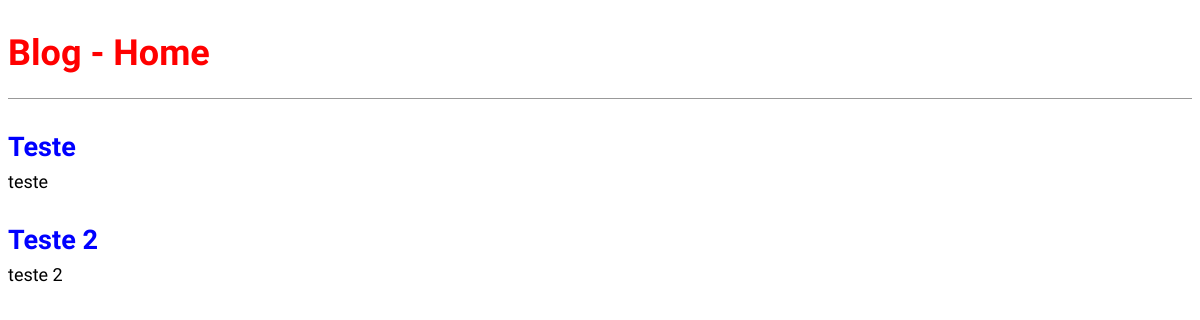
/, run on an earlier commit of the app's database.
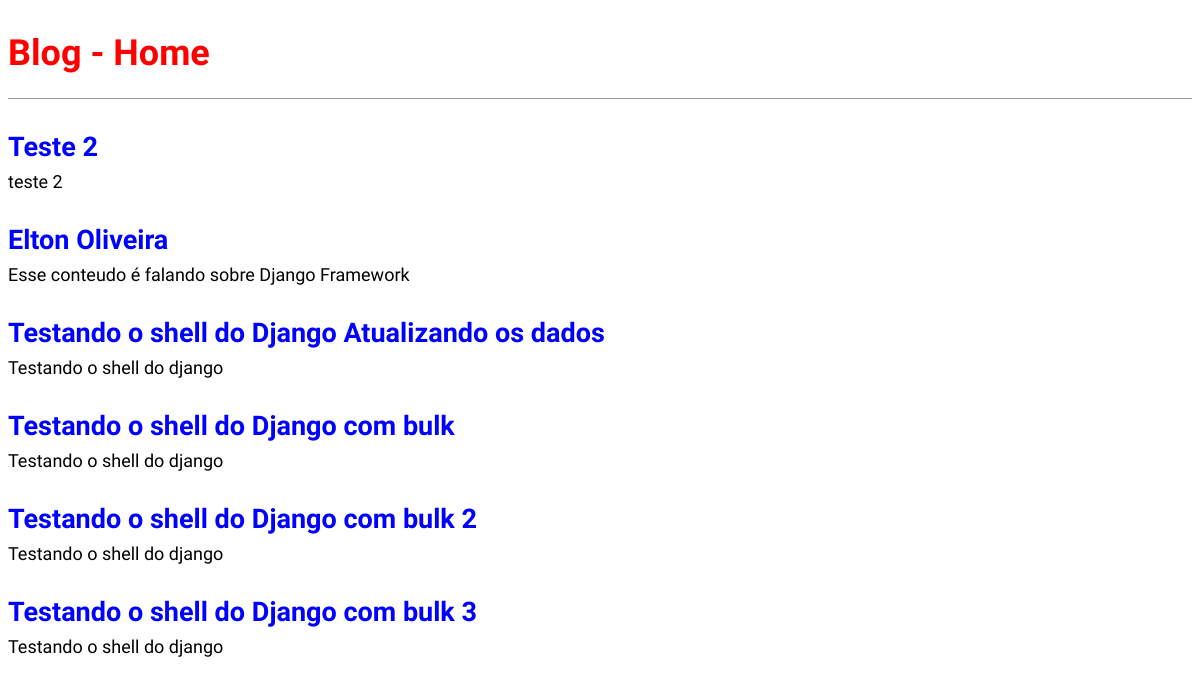
And on a later commit of the database.
### blog/models.py (models this page shows)
class Post(models.Model):
    STATUS = (
        ('rascunho', 'Rascunho'),
        ('publicado', 'Publicado'),
    )
    titulo = models.CharField(max_length=250)
    slug = models.SlugField(max_length=250)
    autor = models.ForeignKey(User,
                              on_delete=models.CASCADE)
    conteudo = models.TextField()
    publicado = models.DateTimeField(default=timezone.now)
    criado = models.DateTimeField(auto_now_add=True)
    alterado = models.DateTimeField(auto_now=True)
    status = models.CharField(max_length=10,
                              choices=STATUS,
                              default='rascunho')
    objects = models.Manager()
    published = PublishedManager()
    def get_absolute_url(self):
        return reverse("post_detail", args={self.slug})

### blog/views.py (the view)
# urls.py: path('', views.BlogListView.as_view(), name='home'),
class BlogListView(ListView):
    model = Post
    template_name = 'blog/home.html'

### blog/templates/blog/home.html (shortened to what this page needs)
{% extends 'base.html' %}
{% block content %}
    {% for post in object_list %}
        <div class="post-entry">
            <h2><a href="{{post.get_absolute_url}}">{{ post.titulo }}</a></h2>
            <p>{{ post.conteudo }} </p>
        </div>
    {% endfor %}
{% endblock content %}

### templates/base.html (shortened to what this page needs)
{%load static%}
<!DOCTYPE html>
<html lang="pt-br">
<head>
    <link rel="stylesheet" href="{% static 'css/style.css' %}">
</head>
<body>
    <header>
        <h1><a href="/">Blog - Home</a></h1>
    </header>
    <div class="container">
        {% block content %} {% endblock content%}
    </div>
</body>
</html>

### statics/css/style.css (style rules this page uses)
body { font-family: 'Source Sans Pro', sans-serif; font-size: 18px; }
header { border-bottom: 1px solid #999; margin-bottom: 2rem; display: flex; }
header h1 a { color: red; text-decoration: none; }
.post-entry { margin-bottom: 2rem; }
.post-entry h2 { margin: 0.5rem 0; }
.post-entry h2 a, .post-entry h2 a:visited { color: blue; text-decoration: none; }
.post-entry p { margin: 0; font-weight: 400; }

What changed in the data, as far as the page shows it:
removed Post: titulo "Teste", conteudo "teste"
added Post: titulo "Elton Oliveira", conteudo "Esse conteudo é falando sobre Django Framework"
added Post: titulo "Testando o shell do Django Atualizando os dados", conteudo "Testando o shell do django"
added Post: titulo "Testando o shell do Django com bulk", conteudo "Testando o shell do django"
added Post: titulo "Testando o shell do Django com bulk 2", conteudo "Testando o shell do django"
added Post: titulo "Testando o shell do Django com bulk 3", conteudo "Testando o shell do django"
